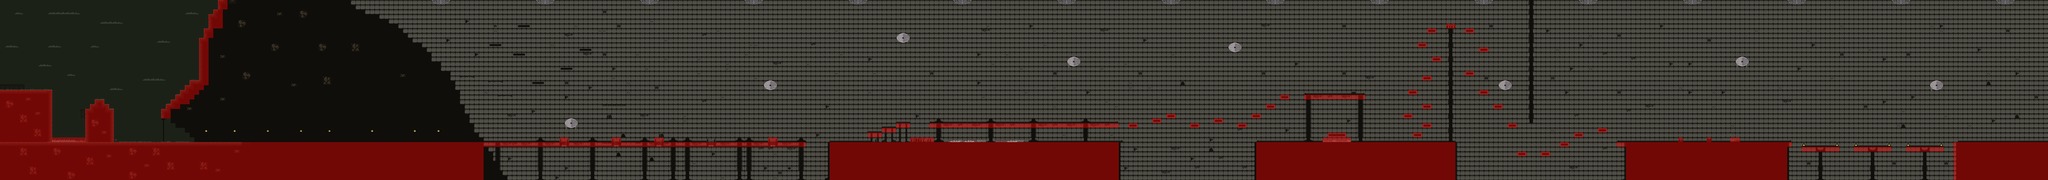

A 2D game scene composited from a Tiled map and its tileset images. What follows is a short description and the map's XML, with each tile layer's data collapsed to a summary:
An orthogonal 432x38 tile map with 16x16 px tiles, 4 tile layers (Capa de patrones 1, Capa de patrones 2, Capa de patrones 3, Navigation), 6 tilesets and 89 objects.

<map version="1.10" tiledversion="1.10.2" orientation="orthogonal" renderorder="right-down" width="432" height="38" tilewidth="16" tileheight="16" infinite="0" nextlayerid="7" nextobjectid="131">
 <tileset firstgid="1" name="forest" tilewidth="16" tileheight="16" tilecount="91" columns="13">
  <image source="Maps/logaboga's no man's land v1.0/Files/forest.PNG" width="208" height="112" />
 </tileset>
 <tileset firstgid="92" name="interior fabrica" tilewidth="16" tileheight="16" tilecount="77" columns="11">
  <image source="Maps/logaboga's no man's land v1.0/Files/interior fabrica.PNG" width="176" height="112" />
 </tileset>
 <tileset firstgid="169" name="forest no back" tilewidth="16" tileheight="16" tilecount="91" columns="13">
  <image source="Maps/logaboga's no man's land v1.0/Files/forest no back.PNG" width="208" height="112" />
 </tileset>
 <tileset firstgid="260" name="Dungeon Tile Set" tilewidth="16" tileheight="16" tilecount="270" columns="15">
  <image source="Maps/Dungeon Tile Set/Dungeon Tile Set.png" width="240" height="288" />
 </tileset>
 <tileset firstgid="530" name="interior fabrica no back" tilewidth="16" tileheight="16" tilecount="77" columns="11">
  <image source="Maps/logaboga's no man's land v1.0/Files/interior fabrica no back.PNG" width="176" height="112" />
 </tileset>
 <tileset firstgid="607" name="MapMetadata" tilewidth="16" tileheight="16" tilecount="8" columns="4">
  <image source="Maps/MapMetadata.png" width="67" height="34" />
 </tileset>
 <layer id="1" name="Capa de patrones 1" width="432" height="38">
  <properties>
   <property name="Draw" type="bool" value="true" />
  </properties>
  <data>[16416 cells, 16416 non-empty, 22 distinct tile ids]</data>
 </layer>
 <layer id="2" name="Capa de patrones 2" width="432" height="38">
  <properties>
   <property name="Draw" type="bool" value="true" />
  </properties>
  <data>[16416 cells, 1090 non-empty, 60 distinct tile ids]</data>
 </layer>
 <layer id="3" name="Capa de patrones 3" width="432" height="38" opacity="0.9">
  <properties>
   <property name="Draw" type="bool" value="true" />
  </properties>
  <data>[16416 cells, 608 non-empty, 66 distinct tile ids]</data>
 </layer>
 <objectgroup id="4" name="Deadly">
  <properties>
   <property name="Collision" type="bool" value="true" />
  </properties>
  <object id="3" x="176" y="469.455" width="111.636" height="10.4545" />
  <object id="5" x="1889.64" y="466.727" width="4.63636" height="9.72727" />
  <object id="18" x="1914.06" y="466.563" width="4.125" height="11.25" />
  <object id="19" x="2065.81" y="466.125" width="4.25" height="11.6875" />
  <object id="20" x="2089.75" y="466.875" width="4.4375" height="10.625" />
  <object id="21" x="2209.69" y="466.063" width="4.375" height="11.375" />
  <object id="22" x="2233.69" y="466" width="4.4375" height="11.3125" />
  <object id="23" x="2385.75" y="466.313" width="4.375" height="11.5625" />
  <object id="24" x="2409.44" y="467.063" width="4.625" height="10.25" />
  <object id="25" x="2593.75" y="466.938" width="4.25" height="11.1875" />
  <object id="26" x="2617.81" y="467" width="4" height="10.5" />
  <object id="27" x="2951.36" y="466.818" width="6.54545" height="12.5455" />
  <object id="28" x="3072.55" y="463.091" width="48.3636" height="15.2727" />
  <object id="29" x="3130" y="467.273" width="4.90909" height="11.4545" />
  <object id="30" x="3137.27" y="467.091" width="4.90909" height="11.0909" />
  <object id="33" x="3200" y="470.727" width="126.909" height="9.09091" />
  <object id="34" x="3360.18" y="471.818" width="95.6364" height="8" />
  <object id="35" x="3780" y="608.333" width="456" height="33.3333" />
  <object id="36" x="4464.18" y="472.727" width="95.4545" height="7.09091" />
  <object id="37" x="1636" y="608" width="1156.67" height="41.3333" />
  <object id="39" x="4918" y="608.5" width="563" height="94" />
  <object id="40" x="4881.73" y="80.5455" width="30.0909" height="14" />
  <object id="41" x="5665.25" y="465.5" width="14.25" height="10.875" />
  <object id="44" x="5762.83" y="464.522" width="11.5652" height="3.73913" />
  <object id="45" x="5839.88" y="470.75" width="32.375" height="7.875" />
  <object id="129" x="6039.33" y="608" width="564.667" height="16" />
 </objectgroup>
 <objectgroup id="5" name="Colliders">
  <properties>
   <property name="Collision" type="bool" value="true" />
  </properties>
  <object id="46" x="1.5" y="304.5" width="173.5" height="176" />
  <object id="47" x="288" y="369" width="95" height="111" />
  <object id="48" x="305" y="353" width="62" height="14.5" />
  <object id="50" x="320" y="336.5" width="32" height="14" />
  <object id="51" x="544" y="369" width="24" height="29.5" />
  <object id="52" x="561" y="352" width="36" height="16.5" />
  <object id="57" x="576" y="336.5" width="60.5" height="15" />
  <object id="58" x="592" y="320" width="59.5" height="14.5" />
  <object id="59" x="608.5" y="304.5" width="58" height="15" />
  <object id="60" x="624.5" y="288.5" width="64.5" height="14.5" />
  <object id="61" x="641.5" y="271.5" width="53" height="16" />
  <object id="62" x="671.5" y="128" width="32" height="143" />
  <object id="64" x="688.5" y="95.5" width="22.5" height="33" />
  <object id="65" x="704" y="49" width="37.5" height="46.5" />
  <object id="66" x="720" y="33" width="30.5" height="14.5" />
  <object id="67" x="736" y="0" width="21.5" height="32" />
  <object id="70" x="-0.666667" y="480.417" width="1634.92" height="124.667" />
  <object id="73" x="1634.36" y="480.182" width="1085.82" height="2.72727" />
  <object id="75" x="2794.91" y="478.333" width="985.758" height="129.667" />
  <object id="76" x="3780.63" y="478.188" width="8.3125" height="2.75" />
  <object id="78" x="2927.75" y="445.875" width="48.5" height="3.3125" />
  <object id="79" x="2975.25" y="429.25" width="48.8125" height="3.5" />
  <object id="80" x="3024" y="413.5" width="47.4375" height="3.1875" />
  <object id="81" x="3139.06" y="413.188" width="633.826" height="2.66667" />
  <object id="83" x="3812.96" y="421.304" width="22.1304" height="5.82609" />
  <object id="84" x="3892.91" y="405.13" width="22.5652" height="6.04348" />
  <object id="85" x="3940.65" y="389.217" width="22.4783" height="6.17391" />
  <object id="86" x="4020.63" y="421.375" width="22.6875" height="5.625" />
  <object id="87" x="4100.75" y="405.25" width="22.375" height="6.0625" />
  <object id="89" x="4180.5" y="421.5" width="22.8125" height="5.625" />
  <object id="90" x="4228.56" y="389.375" width="22.5" height="5.75" />
  <object id="91" x="4276.5" y="357.063" width="23.125" height="6.1875" />
  <object id="92" x="4324.5" y="325.125" width="22.8125" height="5.75" />
  <object id="93" x="4234" y="478.667" width="683.273" height="129.152" />
  <object id="94" x="4403" y="317.5" width="201.75" height="2.5" />
  <object id="95" x="4484.36" y="453.364" width="55.0909" height="5.72727" />
  <object id="96" x="4772.48" y="453.217" width="23.087" height="5.95652" />
  <object id="97" x="4804.52" y="421.174" width="22.9565" height="6.21739" />
  <object id="98" x="4740.5" y="389.188" width="23" height="6" />
  <object id="100" x="4804.5" y="357.125" width="22.6875" height="6.1875" />
  <object id="102" x="4756.31" y="309.188" width="23.3125" height="6.125" />
  <object id="103" x="4804.63" y="261.125" width="22.875" height="6.25" />
  <object id="104" x="4836.25" y="197.25" width="23.25" height="6.1875" />
  <object id="105" x="4788.45" y="149.364" width="23" height="5.54545" />
  <object id="106" x="4820.36" y="100.909" width="22.9091" height="6.54545" />
  </objectgroup>
 <layer id="6" name="Navigation" width="432" height="38">
  <properties>
   <property name="Navigation" type="bool" value="true" />
  </properties>
  <data>[16416 cells, 2556 non-empty, 3 distinct tile ids]</data>
 </layer>
</map>
<!-- 18 of 89 objects omitted -->
